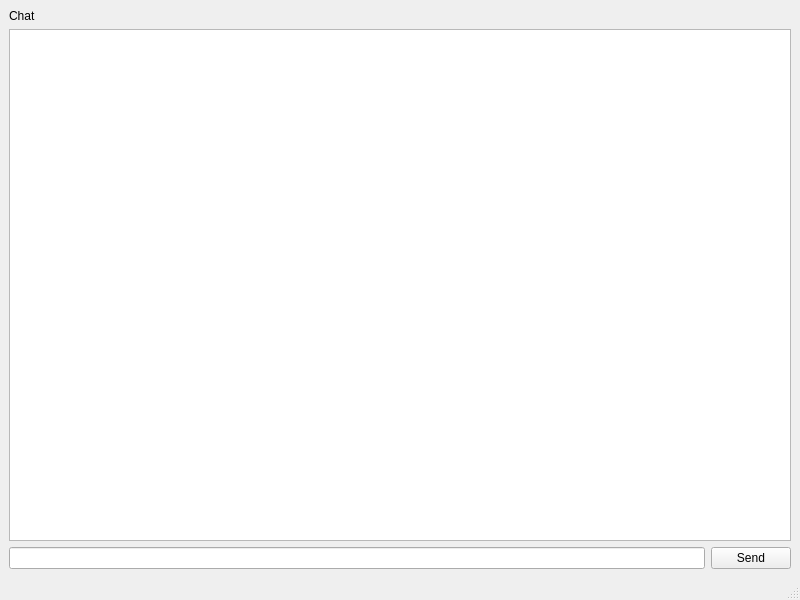
<?xml version="1.0" encoding="UTF-8"?>
<ui version="4.0">
 <class>MainWindow</class>
 <widget class="QMainWindow" name="MainWindow">
  <property name="geometry">
   <rect>
    <x>0</x>
    <y>0</y>
    <width>800</width>
    <height>600</height>
   </rect>
  </property>
  <property name="windowTitle">
   <string>MainWindow</string>
  </property>
  <widget class="QWidget" name="centralwidget">
   <layout class="QGridLayout" name="gridLayout">
    <item row="1" column="0" colspan="2">
     <widget class="QTextEdit" name="chatTextEdit">
      <property name="readOnly">
       <bool>true</bool>
      </property>
     </widget>
    </item>
    <item row="2" column="0">
     <widget class="QLineEdit" name="messageLineEdit"/>
    </item>
    <item row="2" column="1">
     <widget class="QPushButton" name="sendButtonButton">
      <property name="text">
       <string>Send</string>
      </property>
     </widget>
    </item>
    <item row="0" column="0">
     <widget class="QLabel" name="label">
      <property name="text">
       <string>Chat</string>
      </property>
     </widget>
    </item>
   </layout>
  </widget>
  <widget class="QMenuBar" name="menubar">
   <property name="geometry">
    <rect>
     <x>0</x>
     <y>0</y>
     <width>800</width>
     <height>26</height>
    </rect>
   </property>
  </widget>
  <widget class="QStatusBar" name="statusbar"/>
 </widget>
 <resources/>
 <connections/>
</ui>
